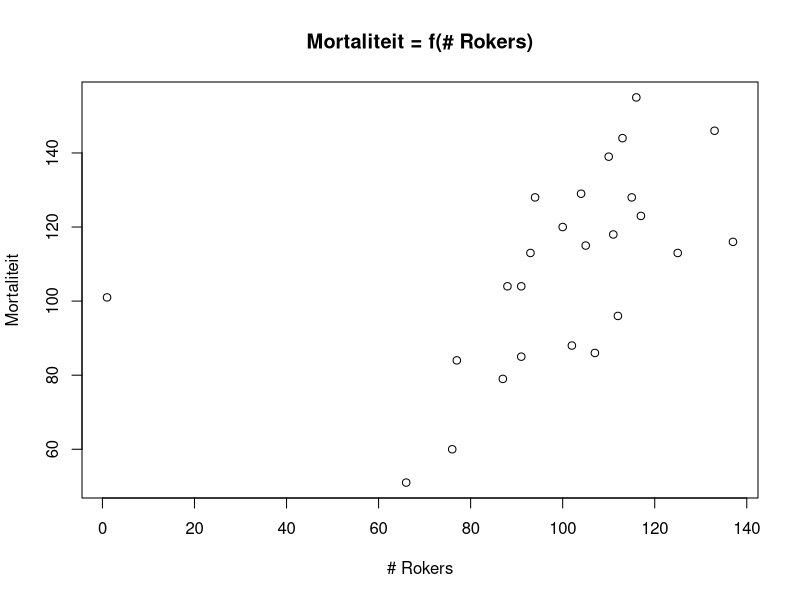

Recreate this plot in R. (Note: this script raises an error after producing the figure.)
# Inleiding
# Testen omtrent discrete verdelingen
NrJongens = c(34,33,7)
NrMeisjes = c(22,22,4)
Ctable = data.frame(NrJongens,NrMeisjes)
print(Ctable)
ChiSq = chisq.test(Ctable)
ChiSq$observed
ChiSq$expected

# Rijen en kolommen omwisselen zou zelfde resultaat moeten opbrengen
NrAtletiek = c(34, 22)
NrPaardrijden = c(33, 22)
NrSchaatsen = c(7, 4)
Ctable_2 = data.frame(NrAtletiek, NrPaardrijden, NrSchaatsen)
ChiSq_2 = chisq.test(Ctable_2)
ChiSq_2$observed
ChiSq_2$expected

# Oefening 1
gegevens = read.csv(file="Data/resultaten.csv", header=TRUE, dec=",", sep=";")
# data.frame werkt enkel bij getalwaarden, anders: gebruik ftable!!
gender_kleur_ctable = ftable(gegevens$geslacht, gegevens$kleur)
gender_kleur_test = chisq.test(gender_kleur_ctable)
gender_studie_ctable = ftable(gegevens$geslacht, gegevens$bachelor)
gender_studie_test = chisq.test(gender_studie_ctable)

# Oefening 2
roker = read.csv(file="Data/roken.csv", header=TRUE, dec=",", sep=";")
rokers = roker$rokers
mortaliteit = roker$mortaliteit
rokersmort = data.frame(rokers, mortaliteit)
# De plot toont een uitschieter, die verwijderen we.
plot(rokersmort, type="p", xlab="# Rokers", ylab = "Mortaliteit", 
     main="Mortaliteit = f(# Rokers)")
# Toont plot, klik op punt dat vermoedelijk de uitschieter is!
index_uitschieters<-identify(rokersmort, n = 1)
# Verwijdert aangeduid punt.
# rokersmort_zonder_uitschieter = rokersmort[-index_uitschieters,]
png("Res3/ScatterplotRokersMortaliteitZonderUitschieters.png")
plot(rokersmort_zonder_uitschieter, type="p", xlab="# Rokers", ylab = "Mortaliteit", 
     main="Mortaliteit = f(# Rokers)")
dev.off()
# Zijn de gegevens normaal verdeeld?
normaliteit_rokers = shapiro.test(rokersmort_zonder_uitschieter$rokers)
normaliteit_mortaliteit = shapiro.test(rokersmort_zonder_uitschieter$mortaliteit)
# Berekening correlatiecoëfficiënt.
lineair_verband_test = cor.test(rokersmort_zonder_uitschieter$rokers, 
         rokersmort_zonder_uitschieter$mortaliteit, method="pearson")

# Oefening 3
gegevens = read.csv(file="Data/azijnzuur.csv", header=TRUE, dec=",", sep=";")
# Een plot is zinvol voor uitvoering van de test
#png("Res3/Azijnzuur.png")
#plot(gegevens, type="p", xlab="gewicht", ylab = "dichtheid", 
#     main="Mortaliteit = f(gewicht)")
#dev.off()
# Geen zichtbare uitschieters
azijnzuur_test = cor.test(gegevens$gewicht, gegevens$dichtheid, method="pearson")
normaliteit_gewicht = shapiro.test(gegevens$gewicht)
normaliteit_dichtheid = shapiro.test(gegevens$dichtheid)

# Oefening 4
gegevens = read.csv(file="Data/vis.csv", header=TRUE, dec=",", sep=";")
prijzen = data.frame(gegevens$Prijs70, gegevens$Prijs80)
png("Res3/Vis.png")
plot(prijzen, type="p", xlab="Prijs70", ylab = "Prijs80", 
     main="Prijs80 = f(Prijs70)")
dev.off()
normaliteit_prijs70 = shapiro.test(gegevens$Prijs70)
normaliteit_prijs80 = shapiro.test(gegevens$Prijs80)
# De gegevens zijn niet normaal verdeeld dus werken we met de Spearman
# correlatiecoëfficiënt
vis_test = cor.test(gegevens$Prijs70, gegevens$Prijs80, method="spearman")

# Niet aangeduid als oefening, maar er waren wat vragen voor het opstellen 
# van een lineair regressiemodel voor de roker data
model = lm(rokersmort_zonder_uitschieter$mortaliteit ~ rokersmort_zonder_uitschieter$rokers)
# Print het resultaat van het model
# print(summary(model))
# De residuen zijn ook interessant
rawres = residuals(model)
png("Res3/ResidualsQQ.png")
qqnorm(rawres, xlab="Standard Normal Quantiles", ylab="Raw Residuals", 
       main= "Raw Residual-Normal QQ-plot")
dev.off()
# Nog enkele interessante plots
# Scatterplot tussen 2 variabelen
png("Res3/RokersMortaliteitQQ.png")
plot(rokersmort_zonder_uitschieter$rokers, rokersmort_zonder_uitschieter$mortaliteit, 
     xlab="Rokers", ylab="Mortaliteit", main= "Mortaliteit = f(Rokers)")
abline(model, col="red", lty=1)
dev.off()
# Gestandaardiseerde residuen en Verklarende Variabele "Roker"
standres = rstandard(model)
png("Res3/RokersStandaardresiduen.png")
plot(rokersmort_zonder_uitschieter$rokers, standres, 
     xlab="Rokers", ylab="Standardized Residuals", main= "Standardized Residuals")
abline(h=0, col="blue", lty=1)
abline(h=-2.5, col="red", lty=1)
abline(h=-2.5, col="red", lty=1)
dev.off()
# Plot tussen voorspelde en werkelijke waarden
predictmort = predict.lm(model)
png("Res3/MortaliteitVoorspeldWaargenomen.png")
plot(rokersmort_zonder_uitschieter$mortaliteit, predictmort, xlab="Geobserveerde Mortaliteit",
     ylab="Voorspelde Mortaliteit", main="Voorspelde Mortaliteit = f(Geobserveerde Mortaliteit)")
abline(a=0, b=1, col="red", lty=1)
dev.off()

# Oefening 5 (extra)
zuurstof = read.csv("Data/zuurstof.csv", header=TRUE, dec=",", sep=";")
# Scatterplot van 2 variabelen
png("Res3/ScatterplotZuurstof.png")
plot(zuurstof$zuiverheid, zuurstof$koolwaterstof, xlab="Zuiverheid", 
     ylab="Koolwaterstof", main="Koolwaterstof = f(Zuiverheid)")
dev.off()
# Zijn de gegevens normaal verdeeld?
zuiverheid_normaal_test = shapiro.test(zuurstof$zuiverheid)
koolwaterstof_normaal_test = shapiro.test(zuurstof$koolwaterstof)
zuurstof_corr_test = cor.test(zuurstof$zuiverheid, zuurstof$koolwaterstof, method="pearson")
# Lineair regressiemodel
zuurstof_model = lm(zuurstof$koolwaterstof ~ zuurstof$zuiverheid)
# print(summary(zuurstof_model))
samenvatting_zuurstofmodel = summary(zuurstof_model)
# Check de residuen
zuurstof_rawres = residuals(zuurstof_model)
png("Res3/ZuurstofResidualsQQ.png")
qqnorm(rawres, xlab="Standard Normal Quantiles", ylab="Raw Residuals", 
       main= "Raw Residual-Normal QQ-plot")
dev.off()
# Nog enkele plots voor het besluit
# Scatterplot van 2 variabelen met rechte van model
png("Res3/ScatterplotZuurstofMetRechte.png")
plot(zuurstof$zuiverheid, zuurstof$koolwaterstof, xlab="Zuiverheid", 
     ylab="Koolwaterstof", main="Koolwaterstof = f(Zuiverheid)")
abline(zuurstof_model, col="red", lty=1)
dev.off()
# Gestandaardiseerde residuen en Verklarende Variabele "Zuiverheid"
zuurstof_standres = rstandard(zuurstof_model)
png("Res3/ZuiverheidStandaardresiduen.png")
plot(zuurstof$zuiverheid, zuurstof_standres, 
     xlab="Zuiverheid", ylab="Standardized Residuals", main= "Standardized Residuals")
abline(h=0, col="blue", lty=1)
abline(h=-2.5, col="red", lty=1)
abline(h=-2.5, col="red", lty=1)
dev.off()
# Plot tussen voorspelde en werkelijke waarden
predictkoolwaterstof = predict.lm(zuurstof_model)
png("Res3/KoolwaterstofVoorspeldWaargenomen.png")
plot(zuurstof$koolwaterstof, predictkoolwaterstof, xlab="Geobserveerde Koolwaterstof",
     ylab="Voorspelde Koolwaterstof", main="Voorspelde Koolwaterstof = f(Geobserveerde Koolwaterstof)")
abline(a=0, b=1, col="red", lty=1)
dev.off()
# Bereken de waarde voor zuiverheid = 91
# Zo krijg je de intercept en de rico
intercept = summary(zuurstof_model)$coefficients[1, 1]
rico = summary(zuurstof_model)$coefficients[2, 1]
# Welke waarde is verwacht voor zuiverheid = 91?
print(91*rico + intercept)

# Oefening 6 (extra)
politie = read.csv(file="Data/politie.csv", header=TRUE, dec=",", sep=";")
agent_normaliteit = shapiro.test(politie$agent)
diefstal_normaliteit = shapiro.test(politie$diefstal)
# P-waarde geeft geen montoon verband aan tussen 2 variabelen
agent_diefstal_corr = cor.test(politie$agent, politie$diefstal, method="spearman")
agent_diefstal = data.frame(politie$agent, politie$diefstal)
# Scatterplot agent en diefstal
png("Res3/ScatterplotAgentDiefstal.png")
plot(agent_diefstal, type="p", xlab="Agent", ylab="Diefstal", main="Scatterplot Agent en Diefstal")
dev.off()
# Volgend command werkte niet, de uitschieter wordt dus manueel verwijderd
#politie_uitschieters<-identify(agent_diefstal, n=1)
agent_diefstal_zonder_uitschieter = agent_diefstal[-14,]
agent_zu = agent_diefstal_zonder_uitschieter$politie.agent
diefstal_zu = agent_diefstal_zonder_uitschieter$politie.diefstal
agent_normaliteit_zu = shapiro.test(agent_zu)
diefstal_normaliteit_zu = shapiro.test(diefstal_zu)
agent_diefstal_corr_zu = cor.test(agent_zu, diefstal_zu, method="pearson")
png("Res3/ScatterplotAgentDiefstalZonderUitschieter.png")
plot(agent_diefstal, type="p", xlab="Agent", ylab="Diefstal", main="Scatterplot Agent en Diefstal")
dev.off()